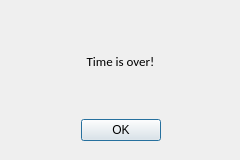
<?xml version="1.0" encoding="UTF-8"?>
<ui version="4.0">
 <class>Dialog</class>
 <widget class="QDialog" name="Dialog">
  <property name="geometry">
   <rect>
    <x>0</x>
    <y>0</y>
    <width>240</width>
    <height>160</height>
   </rect>
  </property>
  <property name="minimumSize">
   <size>
    <width>240</width>
    <height>160</height>
   </size>
  </property>
  <property name="maximumSize">
   <size>
    <width>240</width>
    <height>160</height>
   </size>
  </property>
  <property name="windowTitle">
   <string>Notification</string>
  </property>
  <widget class="QWidget" name="verticalLayoutWidget">
   <property name="geometry">
    <rect>
     <x>40</x>
     <y>10</y>
     <width>161</width>
     <height>131</height>
    </rect>
   </property>
   <layout class="QVBoxLayout" name="verticalLayout">
    <item>
     <widget class="QLabel" name="lblTimeOver">
      <property name="font">
       <font>
        <family>Calibri</family>
        <pointsize>10</pointsize>
       </font>
      </property>
      <property name="text">
       <string>Time is over!</string>
      </property>
      <property name="alignment">
       <set>Qt::AlignCenter</set>
      </property>
     </widget>
    </item>
    <item>
     <widget class="QDialogButtonBox" name="buttonBox">
      <property name="orientation">
       <enum>Qt::Horizontal</enum>
      </property>
      <property name="standardButtons">
       <set>QDialogButtonBox::Ok</set>
      </property>
      <property name="centerButtons">
       <bool>true</bool>
      </property>
     </widget>
    </item>
   </layout>
  </widget>
 </widget>
 <resources/>
 <connections>
  <connection>
   <sender>buttonBox</sender>
   <signal>accepted()</signal>
   <receiver>Dialog</receiver>
   <slot>accept()</slot>
   <hints>
    <hint type="sourcelabel">
     <x>248</x>
     <y>254</y>
    </hint>
    <hint type="destinationlabel">
     <x>157</x>
     <y>274</y>
    </hint>
   </hints>
  </connection>
  <connection>
   <sender>buttonBox</sender>
   <signal>rejected()</signal>
   <receiver>Dialog</receiver>
   <slot>reject()</slot>
   <hints>
    <hint type="sourcelabel">
     <x>316</x>
     <y>260</y>
    </hint>
    <hint type="destinationlabel">
     <x>286</x>
     <y>274</y>
    </hint>
   </hints>
  </connection>
 </connections>
</ui>
